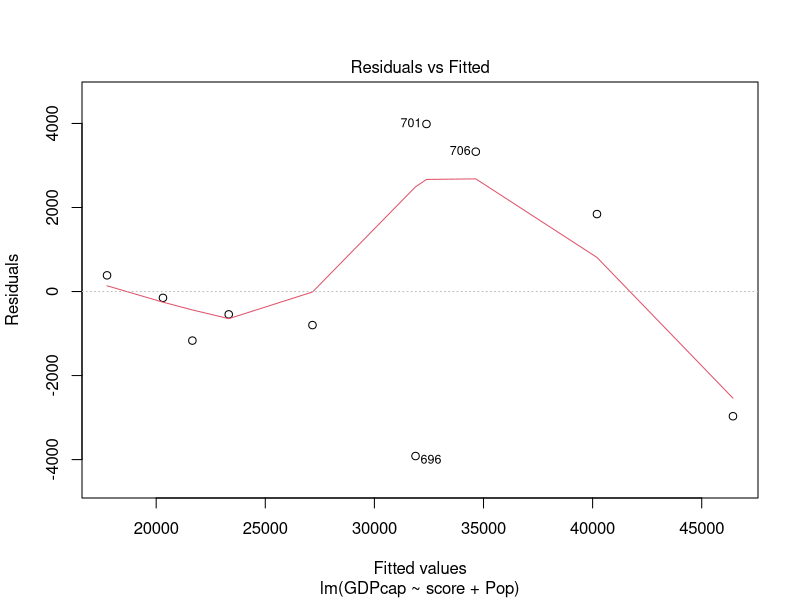
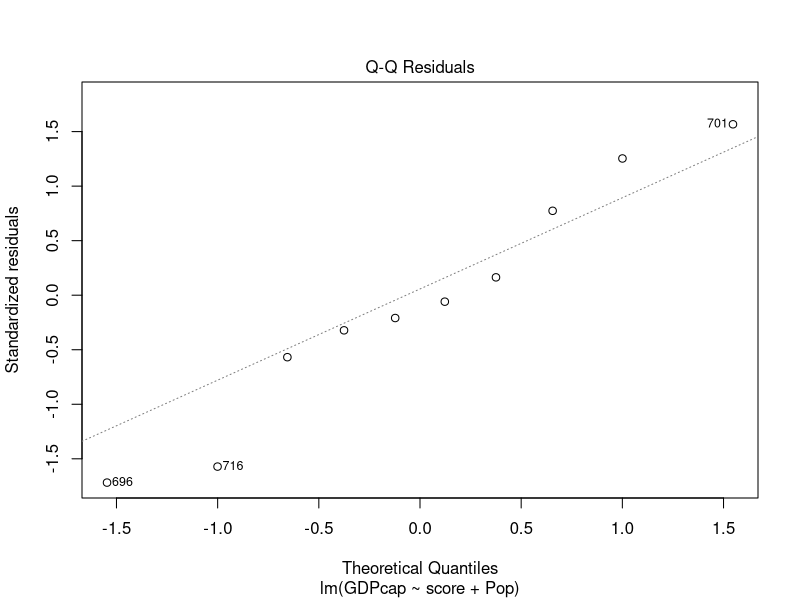
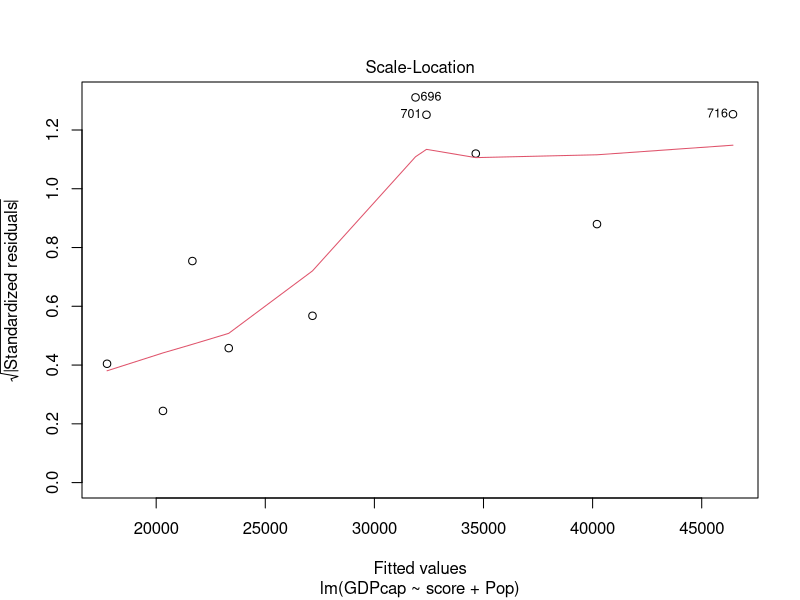
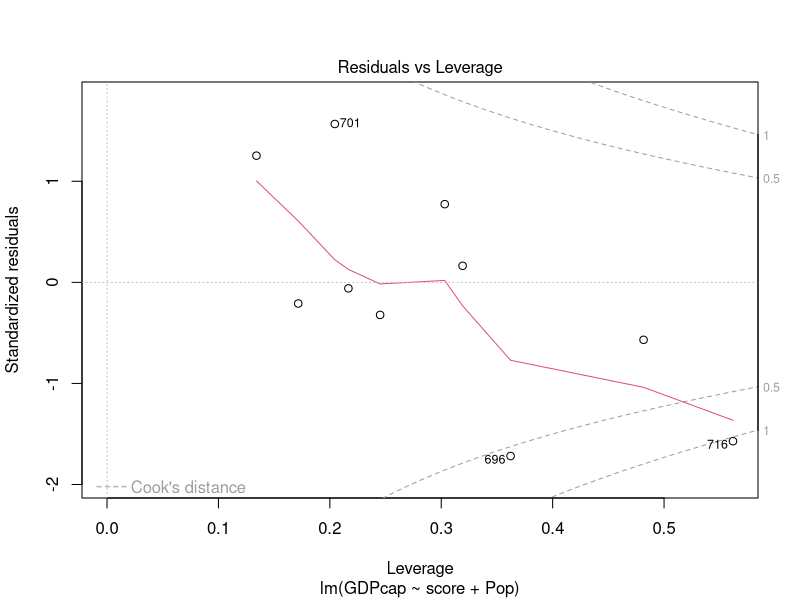

Write the R code that produced these figures, in order.
## ---- chunk 1
knitr::opts_chunk$set(echo = TRUE, message = FALSE)
options(warn = -1)
## ---- chunk 2
logdp <- read.csv("logdp.csv")
class(logdp)
## ---- chunk 3
dim(logdp)
## ---- chunk 4
names(logdp)
## ---- chunk 5
head(logdp)
## ---- chunk 6
tail(logdp)
## ---- chunk 7
logdp <- logdp[c(-1)]
names(logdp)
## ---- chunk 8
colnames(logdp)[3] <- "score"
colnames(logdp)[4] <- "GDPcap"
colnames(logdp)[5] <- "Pop"
head(logdp)
## ---- chunk 9
head(logdp$Pop)
## ---- chunk 10
swe <- logdp[logdp$Code == "SWE",]
## ---- chunk 11
dim(swe)
## ---- chunk 12
summary(swe$Pop)
## ---- chunk 13
summary(swe)
## ---- chunk 14
summary(swe[c(-1, -2)])
## ---- chunk 15
sd(swe$Pop, na.rm = TRUE)
## ---- chunk 16
sapply(swe[c(-1,-2)], sd, na.rm = TRUE)
## ---- chunk 17
attach(swe)
## ---- chunk 18
m <- lm(GDPcap ~ score + Pop)
## ---- chunk 19
summary(m)
## ---- chunk 20
m$df.residual
## ---- chunk 21
plot(m)
## ---- chunk 22
shapiro.test(m$residuals)
## ---- chunk 23
library(lmtest)
## ---- chunk 24
bptest(m)
## ---- chunk 25
dwtest(m)
## ---- chunk 26
bgtest(m, order = 6)
## ---- chunk 27
resettest(m, power = 2:3, type = "fitted")
## ---- chunk 28
resettest(m, power = 2:3, type = "regressor")
## ---- chunk 29
detach(swe)
